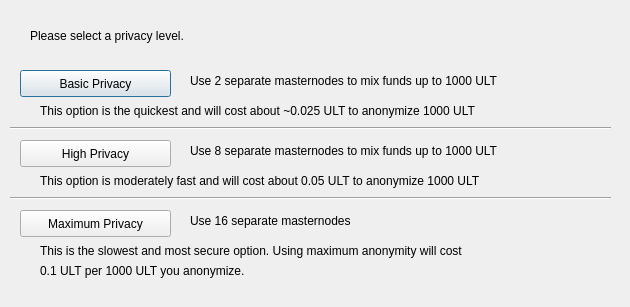
<?xml version="1.0" encoding="UTF-8"?>
<ui version="4.0">
 <class>DarksendConfig</class>
 <widget class="QDialog" name="DarksendConfig">
  <property name="geometry">
   <rect>
    <x>0</x>
    <y>0</y>
    <width>630</width>
    <height>307</height>
   </rect>
  </property>
  <property name="windowTitle">
   <string>Configure PrivateSend</string>
  </property>
  <widget class="QPushButton" name="buttonBasic">
   <property name="geometry">
    <rect>
     <x>20</x>
     <y>70</y>
     <width>151</width>
     <height>27</height>
    </rect>
   </property>
   <property name="text">
    <string>Basic Privacy</string>
   </property>
  </widget>
  <widget class="QPushButton" name="buttonHigh">
   <property name="geometry">
    <rect>
     <x>20</x>
     <y>140</y>
     <width>151</width>
     <height>27</height>
    </rect>
   </property>
   <property name="text">
    <string>High Privacy</string>
   </property>
  </widget>
  <widget class="QPushButton" name="buttonMax">
   <property name="geometry">
    <rect>
     <x>20</x>
     <y>210</y>
     <width>151</width>
     <height>27</height>
    </rect>
   </property>
   <property name="text">
    <string>Maximum Privacy</string>
   </property>
  </widget>
  <widget class="QLabel" name="label">
   <property name="geometry">
    <rect>
     <x>30</x>
     <y>20</y>
     <width>571</width>
     <height>31</height>
    </rect>
   </property>
   <property name="text">
    <string>Please select a privacy level.</string>
   </property>
  </widget>
  <widget class="QLabel" name="label_2">
   <property name="geometry">
    <rect>
     <x>190</x>
     <y>70</y>
     <width>421</width>
     <height>21</height>
    </rect>
   </property>
   <property name="text">
    <string>Use 2 separate masternodes to mix funds up to 1000 ULT</string>
   </property>
  </widget>
  <widget class="QLabel" name="label_3">
   <property name="geometry">
    <rect>
     <x>190</x>
     <y>140</y>
     <width>411</width>
     <height>21</height>
    </rect>
   </property>
   <property name="text">
    <string>Use 8 separate masternodes to mix funds up to 1000 ULT</string>
   </property>
  </widget>
  <widget class="QLabel" name="label_4">
   <property name="geometry">
    <rect>
     <x>190</x>
     <y>210</y>
     <width>421</width>
     <height>21</height>
    </rect>
   </property>
   <property name="text">
    <string>Use 16 separate masternodes</string>
   </property>
  </widget>
  <widget class="QLabel" name="label_6">
   <property name="geometry">
    <rect>
     <x>40</x>
     <y>100</y>
     <width>561</width>
     <height>21</height>
    </rect>
   </property>
   <property name="text">
    <string>This option is the quickest and will cost about ~0.025 ULT to anonymize 1000 ULT</string>
   </property>
  </widget>
  <widget class="QLabel" name="label_7">
   <property name="geometry">
    <rect>
     <x>40</x>
     <y>170</y>
     <width>561</width>
     <height>21</height>
    </rect>
   </property>
   <property name="text">
    <string>This option is moderately fast and will cost about 0.05 ULT to anonymize 1000 ULT</string>
   </property>
  </widget>
  <widget class="QLabel" name="label_8">
   <property name="geometry">
    <rect>
     <x>40</x>
     <y>240</y>
     <width>561</width>
     <height>21</height>
    </rect>
   </property>
   <property name="text">
    <string>This is the slowest and most secure option. Using maximum anonymity will cost</string>
   </property>
  </widget>
  <widget class="QLabel" name="label_9">
   <property name="geometry">
    <rect>
     <x>40</x>
     <y>260</y>
     <width>561</width>
     <height>21</height>
    </rect>
   </property>
   <property name="text">
    <string>0.1 ULT per 1000 ULT you anonymize.</string>
   </property>
  </widget>
  <widget class="Line" name="line">
   <property name="geometry">
    <rect>
     <x>10</x>
     <y>120</y>
     <width>601</width>
     <height>16</height>
    </rect>
   </property>
   <property name="orientation">
    <enum>Qt::Horizontal</enum>
   </property>
  </widget>
  <widget class="Line" name="line_2">
   <property name="geometry">
    <rect>
     <x>10</x>
     <y>190</y>
     <width>601</width>
     <height>16</height>
    </rect>
   </property>
   <property name="orientation">
    <enum>Qt::Horizontal</enum>
   </property>
  </widget>
 </widget>
 <resources/>
 <connections/>
</ui>
